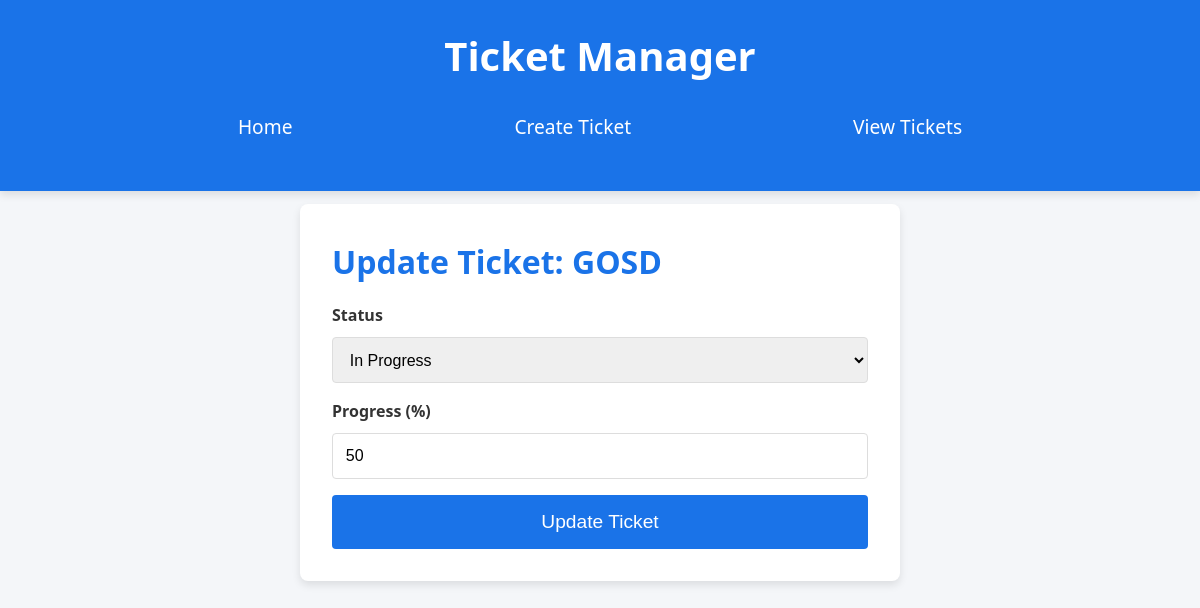
The app's page /update-ticket/08235 with its own data.
### tables this page shows
CREATE TABLE tickets (
                id TEXT PRIMARY KEY,
                title TEXT NOT NULL,
                description TEXT NOT NULL,
                status TEXT NOT NULL DEFAULT 'Not Started',
                progress INTEGER NOT NULL DEFAULT 0
            );

### main.py (the view)
@app.route("/update-ticket/<ticket_id>", methods=["GET", "POST"])
def update_ticket(ticket_id):
    if request.method == "POST":
        new_status = request.form.get("status")
        new_progress = int(request.form.get("progress"))
        with sqlite3.connect("instance/tickets.db") as conn:
            cursor = conn.cursor()
            cursor.execute(
                "UPDATE tickets SET status = ?, progress = ? WHERE id = ?",
                (new_status, new_progress, ticket_id)
            )
            conn.commit()
        return redirect(url_for("view_tickets"))
    else:
        with sqlite3.connect("instance/tickets.db") as conn:
            cursor = conn.cursor()
            cursor.execute("SELECT * FROM tickets WHERE id = ?", (ticket_id,))
            ticket = cursor.fetchone()
        return render_template("update_ticket.html", ticket=ticket)

### templates/update_ticket.html (shortened to what this page needs)
{% extends "layout.html" %}
{% block content %}
    <div class="form-container">
        <h2>Update Ticket: {{ ticket[1] }}</h2>
        <form method="POST">
            <label for="status">Status</label>
            <select name="status" id="status">
                <option value="In Progress" {% if ticket[3] == "In Progress" %}selected{% endif %}>In Progress</option>
            </select>
            <label for="progress">Progress (%)</label>
            <input type="number" name="progress" id="progress" min="0" max="100" value="{{ ticket[4] }}" required>
            <button type="submit">Update Ticket</button>
        </form>
    </div>
{% endblock %}

### static/styles.css (style rules this page uses)
* { margin: 0; padding: 0; box-sizing: border-box; }
body { font-family: 'Segoe UI', Tahoma, Geneva, Verdana, sans-serif; background-color: #f4f6f9; color: #333; line-height: 1.6; padding-top: 60px; }
h2 { font-size: 2rem; margin-bottom: 1rem; }
.form-container { max-width: 600px; margin: 2rem auto; background-color: white; padding: 2rem; border-radius: 8px; box-shadow: 0 4px 8px rgba(0, 0, 0, 0.1); }
form label { display: block; margin-bottom: 0.5rem; font-weight: bold; }
form input, form select, form textarea { width: 100%; padding: 0.8rem; margin-bottom: 1rem; border: 1px solid #ddd; border-radius: 4px; font-size: 1rem; }
form button { width: 100%; padding: 1rem; background-color: #1a73e8; color: white; border: none; border-radius: 4px; font-size: 1.2rem; cursor: pointer; transition: all 0.3s ease; }
h2, h3 { margin-bottom: 1rem; font-size: 2rem; color: #1a73e8; }

### records on screen
tickets: title "GOSD", status "In Progress", progress "50"
